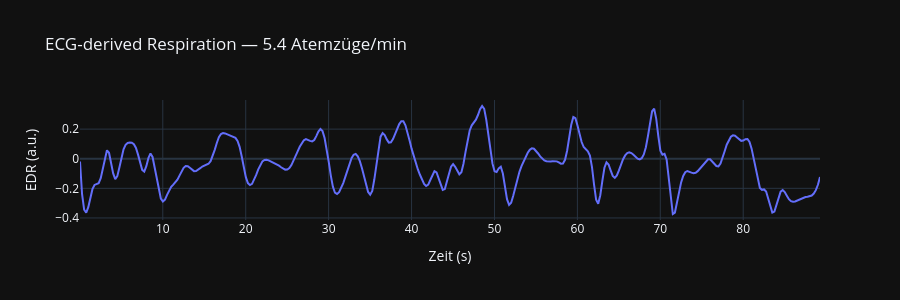

This figure's notebook cell:
### Markdown cell above
## 4. Bonus: ECG-derived Respiration (EDR)

Extrahiert ein Atemsurrogat aus der mechanischen Herzrotation (`Rpeak_ca`, Standardkanal). Für ein vollständiges interaktives Dashboard (inkl. CWT-Scalogram, Poincaré-Plot) siehe `vcgsuite.viz.hrv_dashboard.build_edr_dashboard` — die benötigt zusätzlich vorab berechnete CWT-/PSD-Werte (siehe Docstring), hier zeigen wir nur die EDR-Extraktion selbst.

### Code cell
t_edr, edr, f_resp, rpm, (f_w, p_w) = extract_edr_signal(df_rr)

fig = go.Figure()
fig.add_trace(go.Scatter(x=t_edr, y=edr, mode="lines", name="EDR (Rpeak_ca)"))
fig.update_layout(
    template="plotly_dark",
    title=f"ECG-derived Respiration — {rpm:.1f} Atemzüge/min" if rpm else "ECG-derived Respiration",
    xaxis_title="Zeit (s)", yaxis_title="EDR (a.u.)", height=300,
)
fig.show()

### Figure 1 — Plotly figure (JSON) as saved in the notebook; plotly's stock layout.template omitted (floating-point values rounded to 4 significant figures; data arrays with more than 128 entries replaced by an {"elided": "..."} marker saying what was removed)
{"data": [{"mode": "lines", "name": "EDR (Rpeak_ca)", "type": "scatter", "x": {"elided": "358 float values"}, "y": {"elided": "358 float values"}}], "layout": {"height": 300, "title": {"text": "ECG-derived Respiration — 5.4 Atemzüge/min"}, "xaxis": {"title": {"text": "Zeit (s)"}}, "yaxis": {"title": {"text": "EDR (a.u.)"}}}}
